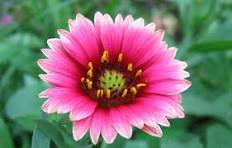
#> input picture image.jpg, 232 x 148 px
$ python EXP-13.py
#> lines starting #> are read from the running program, lines starting #| are printed output that depends on the picture

import cv2
import numpy as np

# Read the input image
img = cv2.imread("image.jpg")
#> img is the input picture: shape (148, 232, 3); mean B, G, R 112.5, 115.7, 128.6

if img is None:
    print("Error: Image not found!")
else:
    rows, cols = img.shape[:2]
#> rows = 148; cols = 232

    # Define three points in the original image
    pts1 = np.float32([
        [50, 50],
        [200, 50],
        [50, 200]
    ])

    # Define corresponding points after transformation
    pts2 = np.float32([
        [10, 100],
        [200, 50],
        [100, 250]
    ])

    # Calculate affine transformation matrix
    M = cv2.getAffineTransform(pts1, pts2)

    # Apply affine transformation
    transformed = cv2.warpAffine(img, M, (cols, rows))
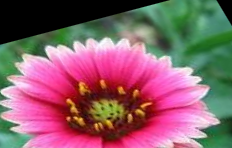
#> transformed: shape (148, 232, 3); mean B, G, R 105.9, 96.1, 138.4

    # Display original and transformed images
    cv2.imshow("Original Image", img)
    cv2.imshow("Affine Transformed Image", transformed)

    # Save the transformed image
    cv2.imwrite("affine_transformed.jpg", transformed)

    cv2.waitKey(0)
    cv2.destroyAllWindows()
